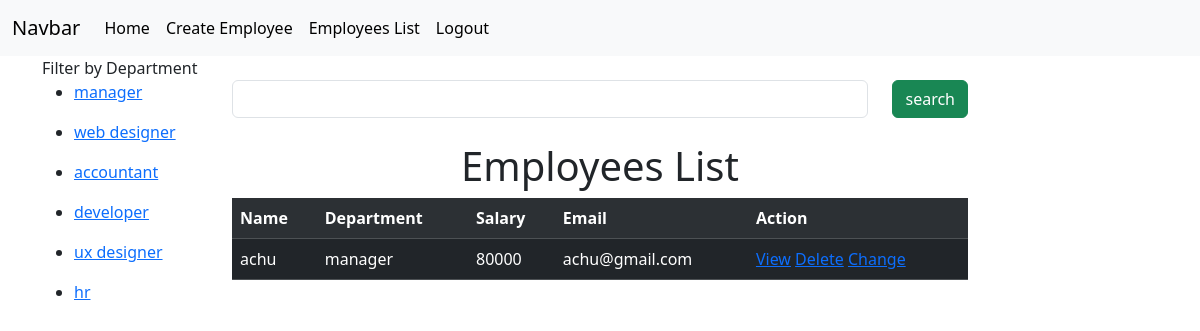
The page /employees/all?department=manager (signed in) on the database its author committed.
### crm/models.py (models this page shows)
class Employees(models.Model):
    name=models.CharField(max_length=200)
    department=models.CharField(max_length=200)
    salary=models.PositiveIntegerField()
    email=models.EmailField(unique=True)
    age=models.PositiveIntegerField()
    contact=models.CharField(max_length=200,null=True,blank=True)
    profile_pic=models.ImageField(upload_to="images",null=True,blank=True)
    dob=models.DateField(null=True,blank=True)
    def __str__(self):
        return self.name

### crm/views.py (the view, shortened to what this page needs)
# urls.py: path("employees/all",views.EmployeeListView.as_view(),name="emp-all"),
@method_decorator(Signin_required,name="dispatch")
class EmployeeListView(View):
    def get(self,request,*args,**kwargs):
            qs=Employees.objects.all()
            departments=Employees.objects.all().values_list("department",flat=True).distinct()
            print(departments)
            print(request.GET)
            if "department" in request.GET:
                dept=request.GET.get("department")
                print(dept)
                qs=qs.filter(department__iexact=dept)
                print(qs)
            return render(request,"emp_list.html",{"data":qs,"department":departments})

### crm/views.py (called while the page is built)
def Signin_required(fn):
    def wrapper(request,*args,**kwargs):
        if not request.user.is_authenticated:
            messages.error(request,"invalid session")
            return redirect("signin")
        else:
            return fn(request,*args,**kwargs)
    return wrapper

### crm/templates/emp_list.html (shortened to what this page needs)
{%extends 'base.html'%}
{%block body_block%}
<div class="container">
    <div class="row">
        <div class="col-2">
            Filter by Department
            {%for dept in department%}
            <ul>
                <li><a href="{%url 'emp-all'%}?department={{dept}}">{{dept}}</a></li>
            </ul>
            {%endfor%}
        </div>
        <div class="col-8">
            <div>
                <form action="" method="post">
                    <div class="d-flex mt-4 mb-4">
                        <input type="text" name="box" class="form-control me-4">
                        <button type="submit" class="btn btn-success">search</button>
                    </div>
                </form>
            </div>
            <h1 class="text-center">Employees List</h1>
            <table class="table table-striped table-dark table-hover">
                <tr>
                    <th>Name</th>
                    <th>Department</th>
                    <th>Salary</th>
                    <th>Email</th>
                    <th>Action</th>
                </tr>
                {%for emp in data%}
                <tr>
                    <td>{{emp.name}}</td>
                    <td>{{emp.department}}</td>
                    <td>{{emp.salary}}</td>
                    <td>{{emp.email}}</td>
                    <td>
                        <a href="{%url 'emp-detail' emp.id%}">View</a>
                        <a href="{%url 'emp-delete' emp.id%}">Delete</a>
                        <a href="{%url 'emp-edit' emp.id%}">Change</a>
                    </td>
                </tr>
                {%endfor%}
            </table>
        </div>
        <div class="col-2"></div>
    </div>
</div>
{%endblock%}

### rows shown on the page
Employees: name "achu", department "manager", salary "80000", email "achu@gmail.com"

### other values the page prints
{{ dept }} "manager" "web designer" "accountant" "developer" "ux designer" "hr"
